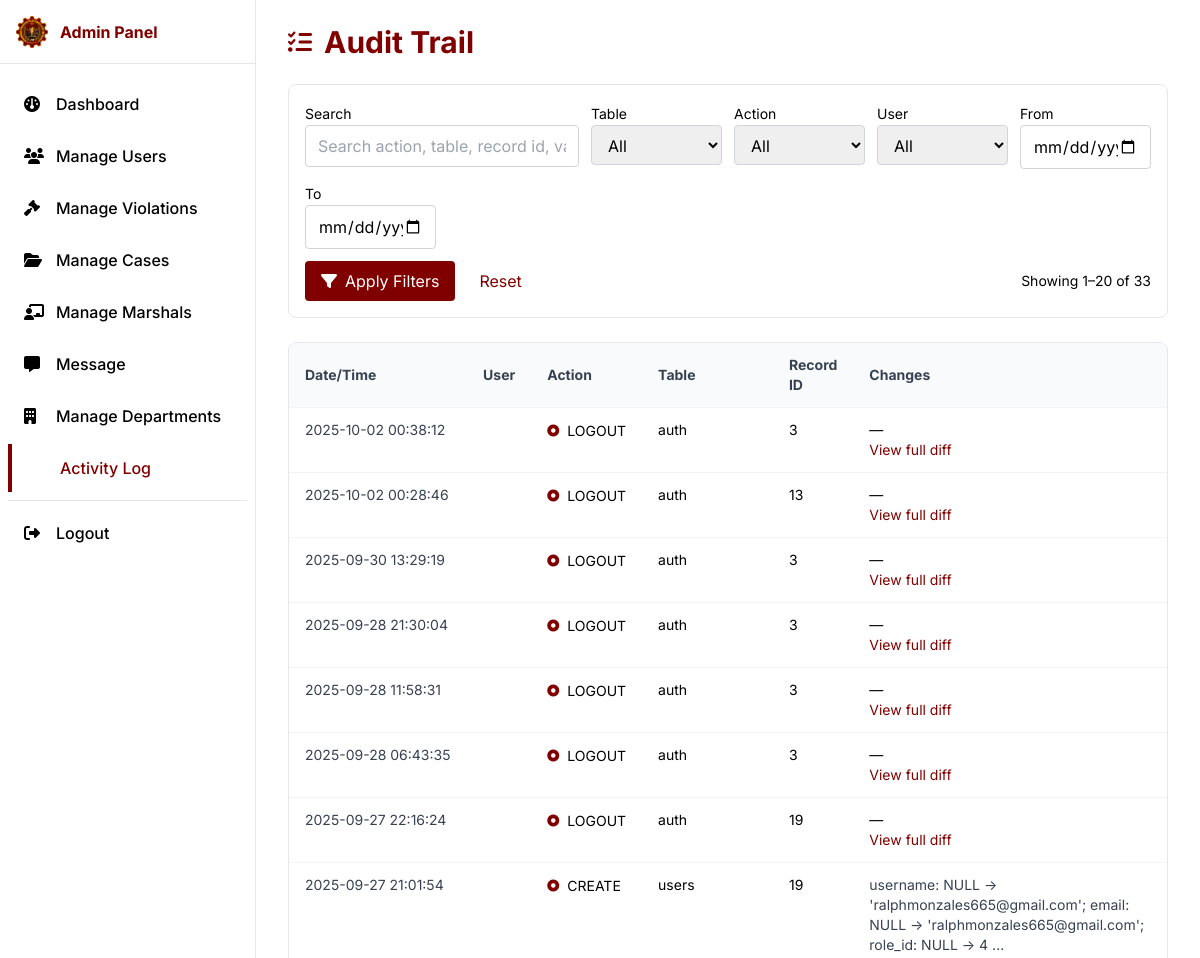
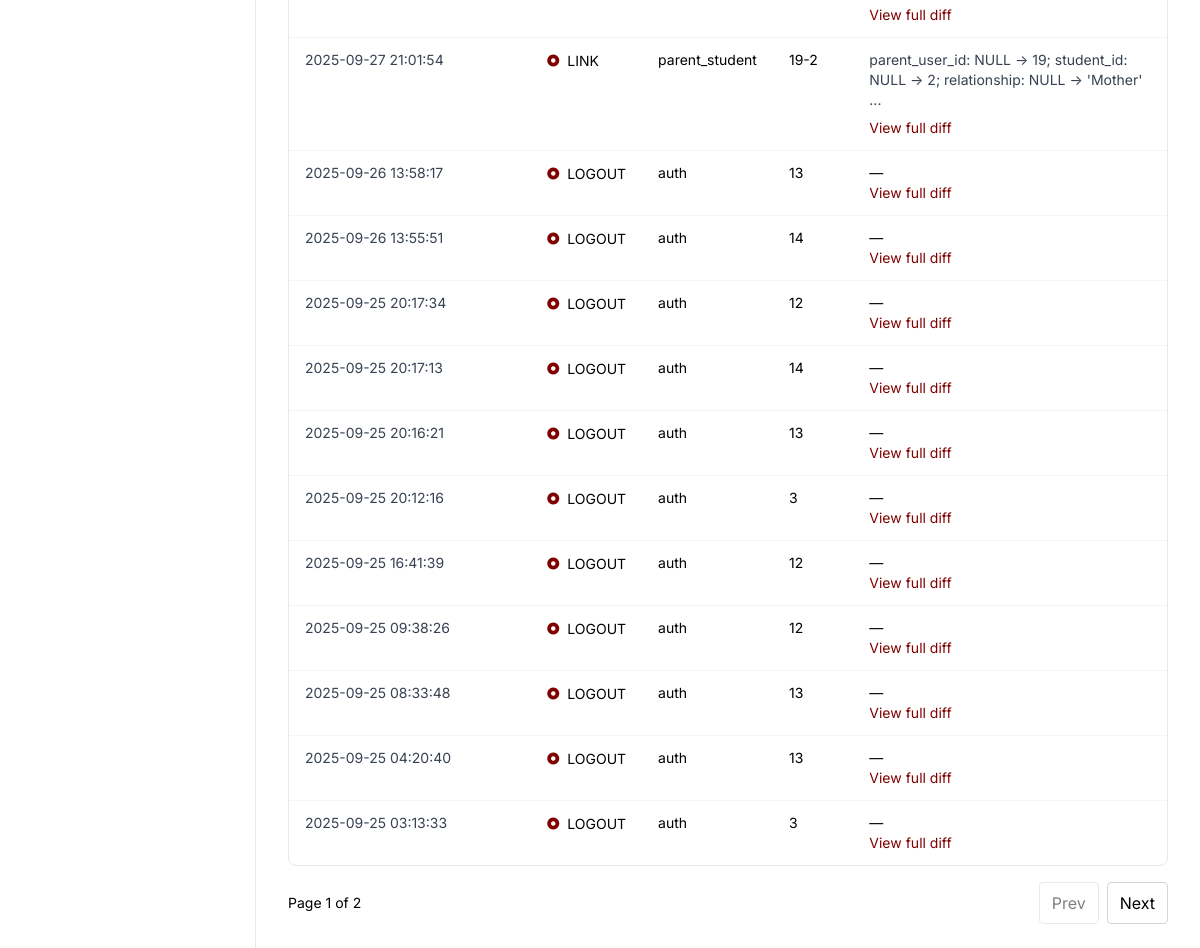
Before: /pages/Admin/activity-log.php with the older database file (2 pictures, top to bottom).
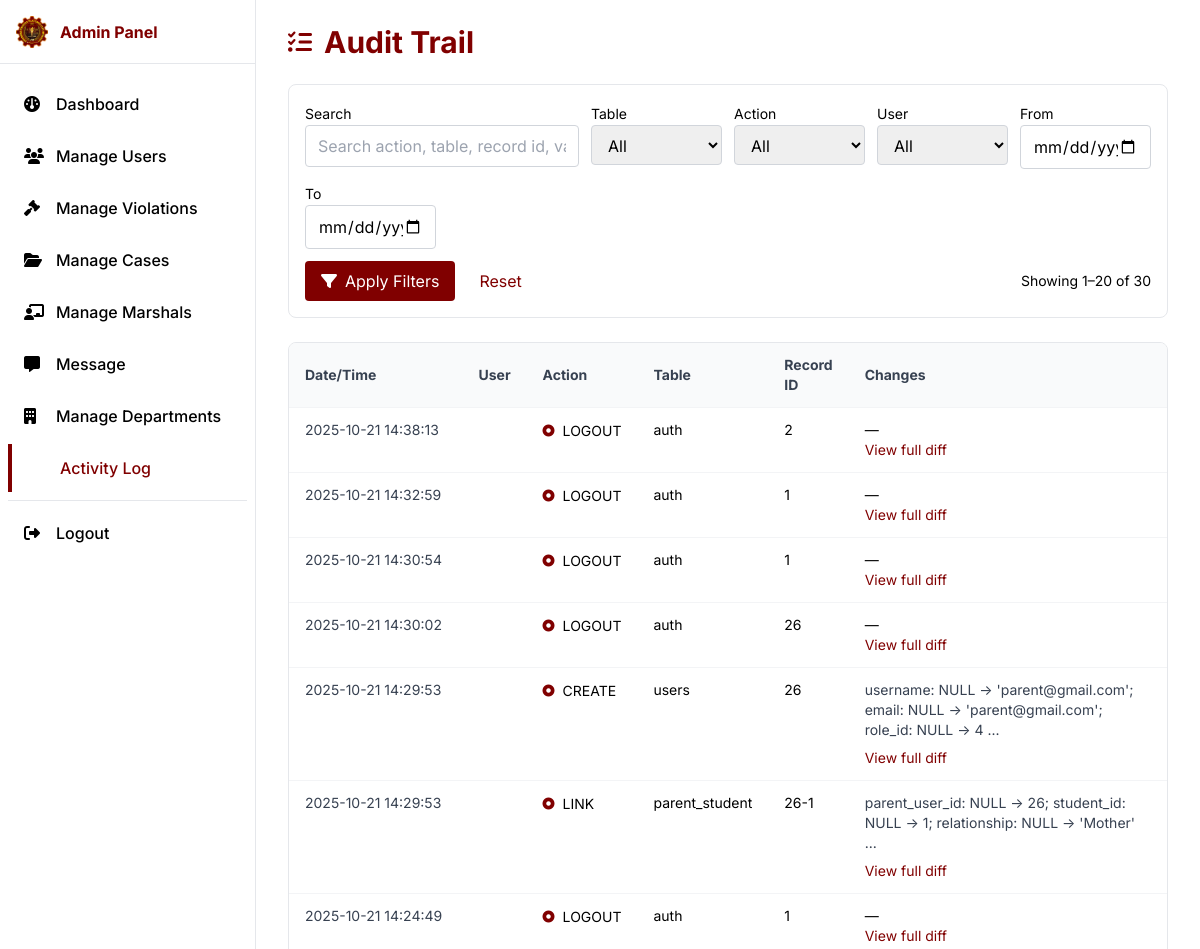
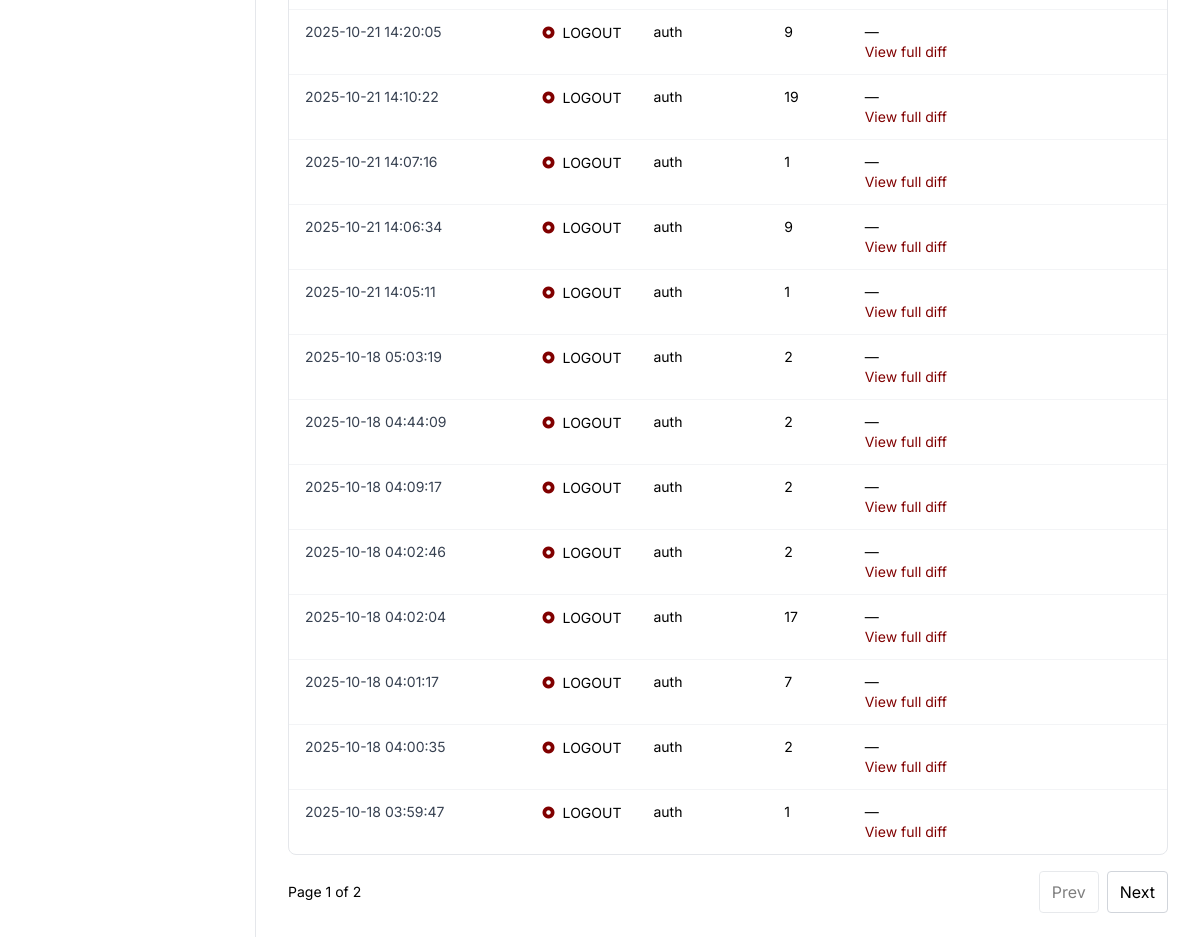
After: the same page with the newer database file (2 pictures, top to bottom).
### tables this page shows
CREATE TABLE `audit_trail` (
  `id` bigint(20) UNSIGNED NOT NULL,
  `table_name` varchar(100) NOT NULL,
  `record_id` varchar(100) NOT NULL,
  `action` varchar(30) NOT NULL,
  `performed_by_user_id` bigint(20) UNSIGNED DEFAULT NULL,
  `old_values` longtext DEFAULT NULL CHECK (json_valid(`old_values`)),
  `new_values` longtext DEFAULT NULL CHECK (json_valid(`new_values`)),
  `created_at` timestamp NOT NULL DEFAULT current_timestamp()
);

### pages/Admin/activity-log.php (the view, shortened to what the changed rows need)
<?php
  require_once '../../components/admin-head.php';
  require_once '../../database/database.php';
  $page = isset($_GET['page']) && ctype_digit($_GET['page']) ? (int)$_GET['page'] : 1;
  $pageSize = 20;
  $offset = ($page - 1) * $pageSize;
  $where = [];
  $whereSql = $where ? ('WHERE ' . implode(' AND ', $where)) : '';
  $sqlCount = "SELECT COUNT(*) FROM audit_trail at $whereSql";
  $stmt = $pdo->prepare($sqlCount);
  $stmt->execute();
  $totalRows = (int)$stmt->fetchColumn();
  $sql = "
    SELECT at.*, u.username, u.email,
           CONCAT(COALESCE(m.first_name,''),' ',COALESCE(m.last_name,'')) AS staff_name
    FROM audit_trail at
    LEFT JOIN users u ON u.id = at.performed_by_user_id
    LEFT JOIN marshal m ON m.user_id = u.id
    $whereSql
    ORDER BY at.created_at DESC
    LIMIT :limit OFFSET :offset
  ";
  $stmt = $pdo->prepare($sql);
  $stmt->bindValue(':limit', $pageSize, PDO::PARAM_INT);
  $stmt->bindValue(':offset', $offset, PDO::PARAM_INT);
  $stmt->execute();
  $logs = $stmt->fetchAll(PDO::FETCH_ASSOC);
?>
<div class="min-h-screen md:pl-64">
  <main class="px-4 md:px-8 py-6">
    <div class="flex items-center gap-3 mb-6">
      <h1 class="text-2xl md:text-3xl font-bold text-primary">Audit Trail</h1>
    </div>
    <form method="get" class="bg-white border border-gray-200 rounded-lg p-4 mb-6 grid grid-cols-1 md:grid-cols-6 gap-3">
      <div class="md:col-span-6 flex items-center gap-3">
        <button type="submit" class="bg-primary text-white px-4 py-2 rounded hover:opacity-90">
          <i class="fa-solid fa-filter mr-2"></i>Apply Filters
        </button>
        <a href="activity-log.php" class="text-primary px-3 py-2 hover:underline">Reset</a>
        <div class="text-sm text-gray ml-auto">Showing <?php echo $totalRows ? ($offset+1) : 0; ?>–<?php echo min($offset+$pageSize, $totalRows); ?> of <?php echo $totalRows; ?></div>
      </div>
    </form>
    <div class="bg-white border border-gray-200 rounded-lg overflow-x-auto">
      <table class="min-w-full text-sm">
        <thead class="bg-gray-50 text-gray-700">
          <tr>
            <th class="px-4 py-3 text-left">Date/Time</th>
            <th class="px-4 py-3 text-left">User</th>
            <th class="px-4 py-3 text-left">Action</th>
            <th class="px-4 py-3 text-left">Table</th>
            <th class="px-4 py-3 text-left">Record ID</th>
            <th class="px-4 py-3 text-left">Changes</th>
          </tr>
        </thead>
        <tbody>
          <?php if (!$logs): ?>
            <tr>
              <td colspan="6" class="px-4 py-6 text-center text-gray">No audit events found for the selected filters.</td>
            </tr>
          <?php else: ?>
            <?php foreach ($logs as $i => $row): ?>
              <?php
                $displayUser = $row['staff_name'] ? trim($row['staff_name']) : ($row['username'] ?: ($row['email'] ?: 'System'));
                $old = null; $new = null;
                if (!empty($row['new_values'])) { $new = json_decode($row['new_values'], true); }
                $preview = '';
                if (is_array($old) || is_array($new)) {
                  $keys = array_unique(array_merge(array_keys((array)$old), array_keys((array)$new)));
                  $slice = array_slice($keys, 0, 3);
                  $parts = [];
                  foreach ($slice as $k) {
                    $ov = isset($old[$k]) ? $old[$k] : null;
                    $nv = isset($new[$k]) ? $new[$k] : null;
                    $parts[] = htmlspecialchars($k) . ': ' . htmlspecialchars(var_export($ov, true)) . ' → ' . htmlspecialchars(var_export($nv, true));
                  }
                  $preview = implode('; ', $parts);
                }
                $rowId = 'chg_' . $row['id'];
              ?>
              <tr class="border-t border-gray-100 align-top">
                <td class="px-4 py-3 whitespace-nowrap text-gray-700"><?php echo htmlspecialchars(date('Y-m-d H:i:s', strtotime($row['created_at']))); ?></td>
                <td class="px-4 py-3"><?php echo htmlspecialchars($displayUser); ?></td>
                <td class="px-4 py-3"><span class="inline-flex items-center gap-2"><i class="fa-solid fa-circle-dot text-primary text-xs"></i> <?php echo htmlspecialchars($row['action']); ?></span></td>
                <td class="px-4 py-3"><?php echo htmlspecialchars($row['table_name']); ?></td>
                <td class="px-4 py-3"><?php echo htmlspecialchars($row['record_id']); ?></td>
                <td class="px-4 py-3 w-[480px]">
                  <?php if ($preview): ?>
                    <div class="text-gray-700 mb-2"><?php echo $preview; ?><?php if (strlen($preview) > 0) echo ' ...'; ?></div>
                  <?php else: ?>
                    <div class="text-gray">—</div>
                  <?php endif; ?>
                  <button type="button" class="text-primary text-sm hover:underline" onclick="toggleDetails('<?php echo $rowId; ?>')">
                    View full diff
                  </button>
                </td>
              </tr>
            <?php endforeach; ?>
          <?php endif; ?>
        </tbody>
      </table>
    </div>
  </main>
</div>
<?php require_once '../../components/admin-footer.php'; ?>

Changed rows visible on the page:
removed audit_trail: created_at "2025-10-02 00:38:12", action "LOGOUT", table_name "auth", record "3"
removed audit_trail: created_at "2025-10-02 00:28:46", action "LOGOUT", table_name "auth", record "13"
removed audit_trail: created_at "2025-09-30 13:29:19", action "LOGOUT", table_name "auth", record "3"
removed audit_trail: created_at "2025-09-25 16:41:39", action "LOGOUT", table_name "auth", record "12"
removed audit_trail: created_at "2025-09-25 09:38:26", action "LOGOUT", table_name "auth", record "12"
removed audit_trail: created_at "2025-09-25 08:33:48", action "LOGOUT", table_name "auth", record "13"
changed audit_trail (number 1 of 20 on the later page): created_at "2025-09-28 21:30:04" → "2025-10-21 14:38:13"; record "3" → "2"
changed audit_trail (number 2 of 20 on the later page): created_at "2025-09-28 11:58:31" → "2025-10-21 14:32:59"; record "3" → "1"
changed audit_trail (number 3 of 20 on the later page): created_at "2025-09-28 06:43:35" → "2025-10-21 14:30:54"; record "3" → "1"
changed audit_trail (number 4 of 20 on the later page): created_at "2025-09-27 22:16:24" → "2025-10-21 14:30:02"; record "19" → "26"
changed audit_trail "CREATE": created_at "2025-09-27 21:01:54" → "2025-10-21 14:29:53"; record "19" → "26"; preview "username: NULL → 'ralphmonzales665@gmail.com'; email: NULL → 'ralphmonzales665@gmail.com'; role_id: NULL → 4" → "username: NULL → 'parent@gmail.com'; email: NULL → 'parent@gmail.com'; role_id: NULL → 4"
changed audit_trail "LINK": created_at "2025-09-27 21:01:54" → "2025-10-21 14:29:53"; record "19-2" → "26-1"; preview "parent_user_id: NULL → 19; student_id: NULL → 2; relationship: NULL → 'Mother'" → "parent_user_id: NULL → 26; student_id: NULL → 1; relationship: NULL → 'Mother'"
changed audit_trail (number 7 of 20 on the later page): created_at "2025-09-26 13:58:17" → "2025-10-21 14:24:49"; record "13" → "1"
changed audit_trail (number 8 of 20 on the later page): created_at "2025-09-26 13:55:51" → "2025-10-21 14:20:05"; record "14" → "9"
changed audit_trail (number 9 of 20 on the later page): created_at "2025-09-25 20:17:34" → "2025-10-21 14:10:22"; record "12" → "19"
changed audit_trail (number 10 of 20 on the later page): created_at "2025-09-25 20:17:13" → "2025-10-21 14:07:16"; record "14" → "1"
changed audit_trail (number 11 of 20 on the later page): created_at "2025-09-25 20:16:21" → "2025-10-21 14:06:34"; record "13" → "9"
changed audit_trail (number 12 of 20 on the later page): created_at "2025-09-25 20:12:16" → "2025-10-21 14:05:11"; record "3" → "1"
added audit_trail: created_at "2025-10-18 05:03:19", action "LOGOUT", table_name "auth", record "2"
added audit_trail: created_at "2025-10-18 04:44:09", action "LOGOUT", table_name "auth", record "2"
added audit_trail: created_at "2025-10-18 04:09:17", action "LOGOUT", table_name "auth", record "2"
changed audit_trail (number 16 of 20 on the later page): created_at "2025-09-25 04:20:40" → "2025-10-18 04:02:46"; record "13" → "2"
changed audit_trail (number 17 of 20 on the later page): created_at "2025-09-25 03:13:33" → "2025-10-18 04:02:04"; record "3" → "17"
now on this page (row edited): audit_trail: created_at "2025-10-18 04:01:17", action "LOGOUT", table_name "auth", record "7"
now on this page (row edited): audit_trail: created_at "2025-10-18 04:00:35", action "LOGOUT", table_name "auth", record "2"
now on this page (row edited): audit_trail: created_at "2025-10-18 03:59:47", action "LOGOUT", table_name "auth", record "1"
Other visible differences:
$totalRows: "33" → "30"
